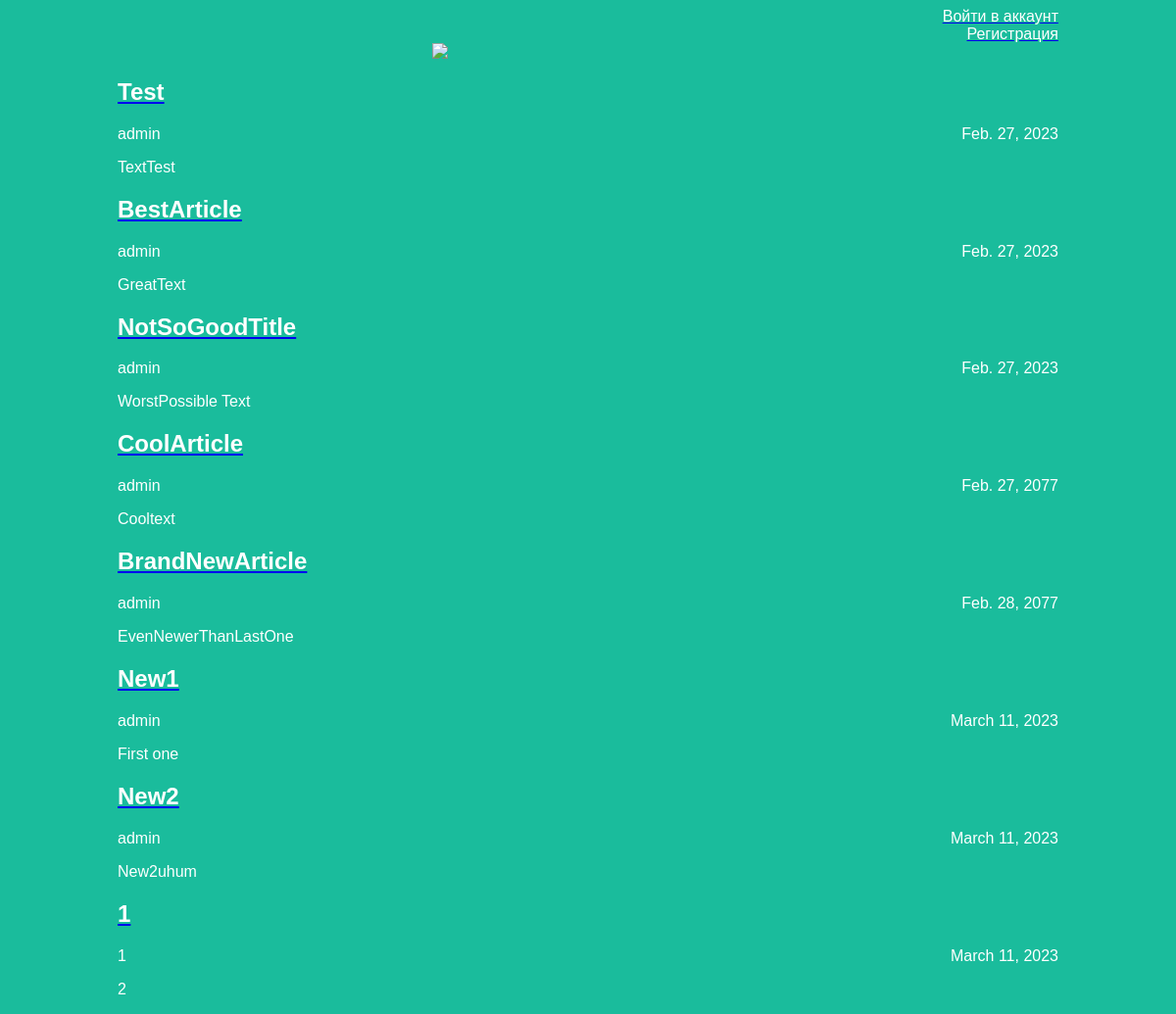
The page / on the database its author committed.
### articles/models.py (models this page shows, shortened)
class Article(models.Model):
    title = models.CharField(max_length=200)
    author = models.ForeignKey(User, on_delete=models.CASCADE)
    text = models.TextField()
    created_date = models.DateField(auto_now_add=True)
    def get_excerpt(self):
        return self.text[:140] + "..." if len(self.text) > 140 else self.text

### articles/views.py (the view)
# urls.py: path('', views.archive, name="archive"),
def archive(request):
    return render(request, 'archive.html', {"posts": Article.objects.all()})

### articles/templates/archive.html (shortened to what this page needs)
<!DOCTYPE html>
<html>
    <head><link rel="stylesheet" href="{{STATIC_URL}}/static/article.css"></head>
    <header>
    <header>
    <body class="archive">
        <div class="header">
            <div>
                {% if request.user.is_authenticated %}
                <a href="article/new/"><div class="post-title">Создать статью</div></a>
                <a href="logout"><div class="post-title">Выйти из аккаунта</div><a>
                {% else %}
                <a href="login"><div class="post-title">Войти в аккаунт</div></a>
                <a href="register"><div class="post-title">Регистрация</div></a>
                {% endif %}
            </div>
        <img src= "https://abitur.mtuci.ru/bitrix/templates/modern_blue_s5/images/abitur_MTUCI-logo.png">
        </div>
    <div class="archive">
        {% for post in posts %}
            <div class="one-post">
                <a href="/article/{{post.id}}">
                    <h2 class="post-title">{{ post.title }}</h2>
                </a>
                <div class="article-info">
                <div class="article-author">{{ post.author.username }}</div>
                <div class="article-created-date">{{ post.created_date }}</div>
                </div>
                <p class="article-text">{{ post.get_excerpt }}</p>
                </div>
        {% endfor %}
    </div>
    </body>
</html>

### articles/static/article.css (style rules this page uses)
body { background: #1abc9c; font-family: Tahoma, Arial, sans-serif; color: #ffffff; }
.header img { display: block; width: 318px; margin-left: auto; margin-right: auto; }
.header { text-align: right; }
.archive { width: 960px; margin-left: auto; margin-right: auto; }
.post-title { color: #ffffff; }
.article-author { width: 50%; float: left; }
.article-created-date { text-align: right; }

### rows shown on the page
Article: title "Test", author.username "admin", created_date "Feb. 27, 2023", get_excerpt "TextTest"
Article: title "BestArticle", author.username "admin", created_date "Feb. 27, 2023", get_excerpt "GreatText"
Article: title "NotSoGoodTitle", author.username "admin", created_date "Feb. 27, 2023", get_excerpt "WorstPossible Text"
Article: title "CoolArticle", author.username "admin", created_date "Feb. 27, 2077", get_excerpt "Cooltext"
Article: title "BrandNewArticle", author.username "admin", created_date "Feb. 28, 2077", get_excerpt "EvenNewerThanLastOne"
Article: title "New1", author.username "admin", created_date "March 11, 2023", get_excerpt "First one"
Article: title "New2", author.username "admin", created_date "March 11, 2023", get_excerpt "New2uhum"
Article: title "1", author.username "1", created_date "March 11, 2023", get_excerpt "2"
